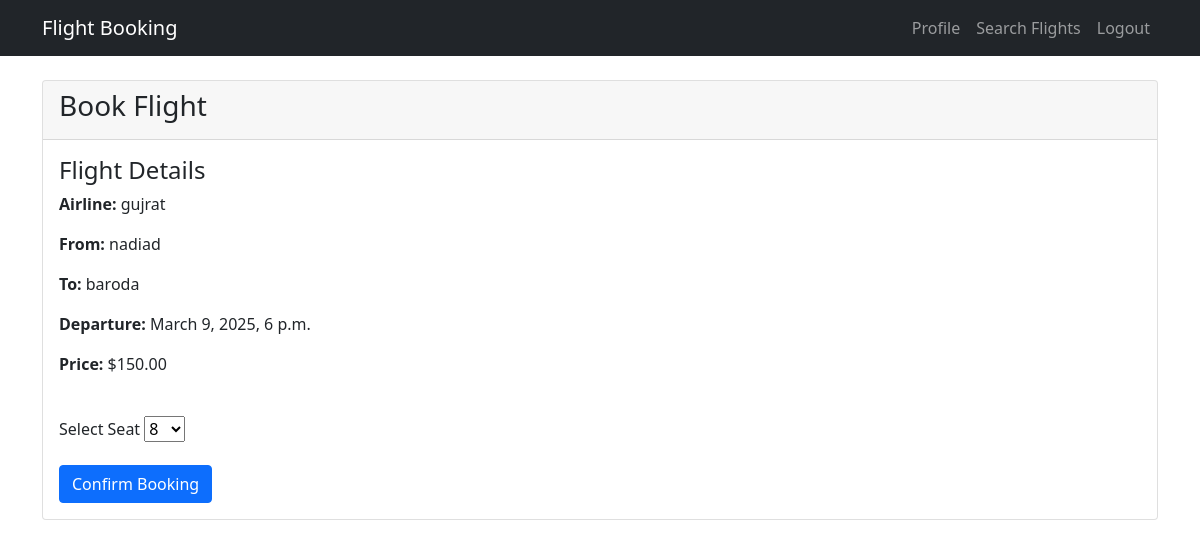
/booking/1/ (signed in), run on the app's committed database.
### flight_booking/models.py (models this page shows, shortened)
class Flight(models.Model):
    airline = models.CharField(max_length=100)
    departure_city = models.CharField(max_length=100)
    arrival_city = models.CharField(max_length=100)
    departure_time = models.DateTimeField()
    arrival_time = models.DateTimeField()
    price = models.DecimalField(max_digits=10, decimal_places=2)
    total_seats = models.IntegerField(default=50)
    available_seats = models.IntegerField(default=0)
    def get_available_seats(self):
        booked_seats = Booking.objects.filter(flight=self).values_list('seat_number', flat=True)
        return [str(seat) for seat in range(1, self.total_seats + 1) if str(seat) not in booked_seats]

### flight_booking/views.py (the view)
# urls.py: path('booking/<int:flight_id>/', views.create_booking, name='create_booking'),
@login_required
def create_booking(request, flight_id):
    flight = get_object_or_404(Flight, id=flight_id)
    available_seats = flight.get_available_seats()
    if request.method == 'POST':
        form = BookingForm(request.POST,flight=flight)
        if form.is_valid():
            seat_number = form.cleaned_data['seat_number']
            if seat_number not in available_seats:
                messages.error(request, f"Seat {seat_number} is already booked. Please choose another.")
            else:
                booking = form.save(commit=False)
                booking.user = request.user
                booking.flight = flight
                booking.save()
                flight.available_seats-=1
                flight.save()
                messages.success(request, f"Booking successful! Seat {seat_number} reserved.")
                return redirect('flight_booking:payment', booking_id=booking.id)
    else:
        form = BookingForm(flight=flight)
    return render(request, 'booking_form.html', {'form': form, 'flight': flight, 'available_seats': available_seats})

### flight_booking/forms.py
class BookingForm(forms.ModelForm):
    seat_number = forms.ChoiceField(choices=[], label="Select Seat")
    def __init__(self, *args, flight=None, **kwargs):
        super().__init__(*args, **kwargs)
        if flight:
            available_seats = flight.get_available_seats()
            self.fields['seat_number'].choices = [(seat, seat) for seat in available_seats]
    class Meta:
        model = Booking
        fields = ['seat_number']

### templates/booking_form.html (shortened to what this page needs)
{% extends 'base.html' %}
{% block content %}
<div class="card">
    <div class="card-header">
        <h3>Book Flight</h3>
    </div>
    <div class="card-body">
        <div class="row mb-4">
            <div class="col-md-6">
                <h4>Flight Details</h4>
                <p><strong>Airline:</strong> {{ flight.airline }}</p>
                <p><strong>From:</strong> {{ flight.departure_city }}</p>
                <p><strong>To:</strong> {{ flight.arrival_city }}</p>
                <p><strong>Departure:</strong> {{ flight.departure_time }}</p>
                <p><strong>Price:</strong> ${{ flight.price }}</p>
            </div>
        </div>
        <form method="post">
            <div class="mb-3">
                <label for="{{ form.seat_number.id_for_label }}" class="form-label">Select Seat</label>
                {{ form.seat_number }}
            </div>
            <button type="submit" class="btn btn-primary">Confirm Booking</button>
        </form>
    </div>
</div>
{% endblock %}

### data on the page
Flight: airline "gujrat", departure_city "nadiad", arrival_city "baroda", departure_time "March 9, 2025, 6 p.m.", price "150.00"
